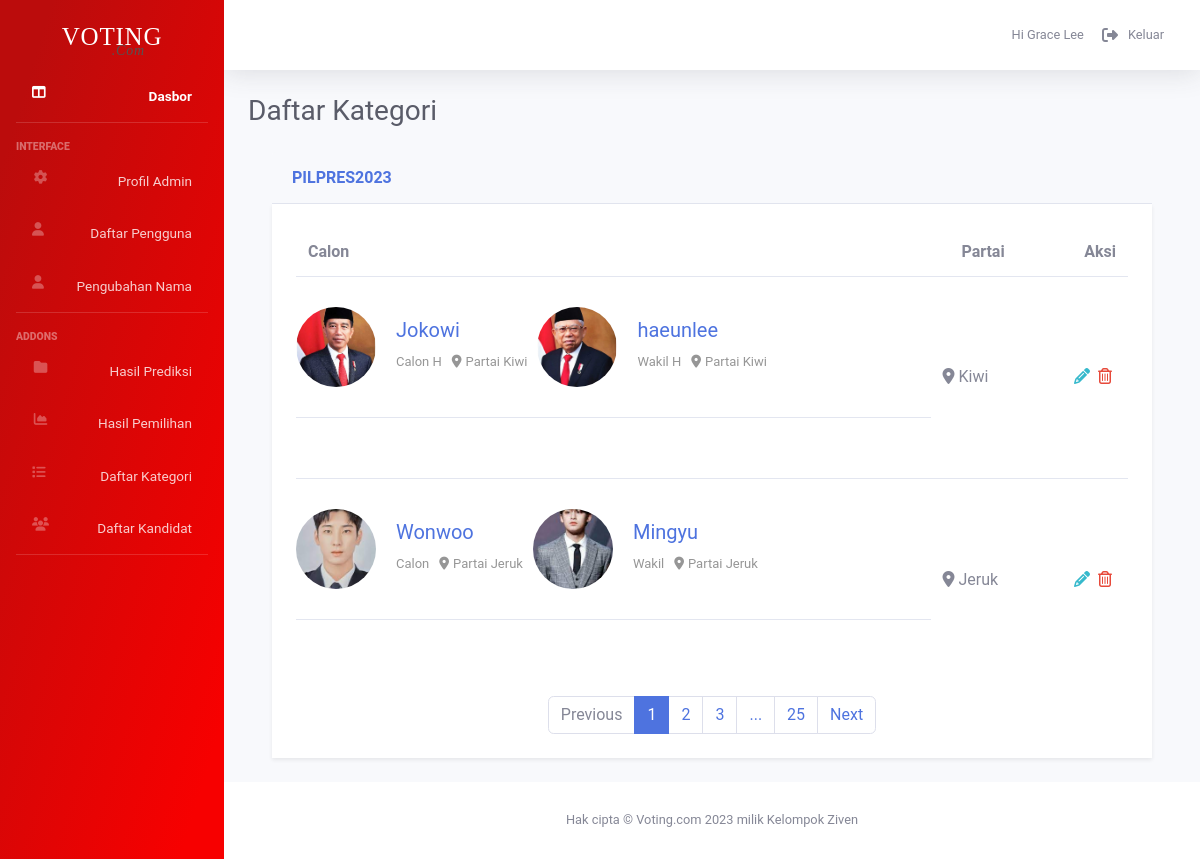
Page /admin/detail_category.php?detail_category=16 (signed in) on the committed database.
### tables this page shows
CREATE TABLE `category` (
  `category_id` int(11) NOT NULL,
  `nama` varchar(100) DEFAULT NULL,
  `details` varchar(100) DEFAULT NULL,
  `start_tggl` date DEFAULT NULL,
  `end_tggl` date DEFAULT NULL,
  `voting_name` varchar(100) DEFAULT NULL,
  `jml_calon` varchar(100) DEFAULT NULL,
  `status` varchar(100) DEFAULT NULL,
  `nama_jabatan` varchar(100) DEFAULT NULL
);

CREATE TABLE `candidate` (
  `id` int(11) NOT NULL,
  `foto_calon` varchar(100) NOT NULL,
  `nama_calon` varchar(100) NOT NULL,
  `nama_jabatan` varchar(100) DEFAULT NULL,
  `foto_wakil` varchar(100) DEFAULT NULL,
  `nama_wakil` varchar(100) NOT NULL,
  `voting_name` varchar(100) NOT NULL,
  `visi` varchar(1000) DEFAULT NULL,
  `misi` varchar(100) NOT NULL,
  `partai` varchar(100) NOT NULL
);

### admin/detail_category.php (the view, shortened to what this page needs)
<!DOCTYPE html>
<html lang="en">
<head>
    <link href="vendor/fontawesome-free/css/all.min.css" rel="stylesheet" type="text/css">
    <link rel="stylesheet" href="https://cdnjs.cloudflare.com/ajax/libs/font-awesome/6.1.1/css/all.min.css" type="text/css">
    <link href="../admin_component/css/adminboots.css" rel="stylesheet">
    <link href="../admin_component/css/detail.css" rel="stylesheet">
</head>
<?php include '../admin_component/php/connect.php';?>
<?php
$detail = $_GET['detail_category'];
$query="SELECT * FROM category WHERE category_id = ?";
$get_candidate = $connect->prepare($query);
$get_candidate -> execute([$detail]);
$row=$get_candidate->fetch(PDO::FETCH_ASSOC);
$nama_category = $row['nama'];
?>
<body id="page-top">
<?php include '../admin_component/php/script.php' ;?>
    <div id="wrapper">
    <?php include '../admin_component/php/sidenav.php' ;?>
<div id="content-wrapper" class="d-flex flex-column">
<div id="content">
<?php include '../admin_component/php/topbar.php' ;?>
    <div class="container-fluid">
        <div class="d-sm-flex align-items-center justify-content-between mb-4" style="display: grid;">
            <h1 class="h3 mb-0 text-gray-800">Daftar Kategori</h1>
        </div>
                    <div class="container mt-3 mb-4">
    <div class="row">
      <div class="col-md-12">
      <div class="card-header py-3">
                            <h6 class="m-0 font-weight-bold text-primary">
                            <?=$nama_category?></h6>
                        </div>
        <div class="user-dashboard-info-box table-responsive mb-0 bg-white p-4 shadow-sm">
          <table class="table manage-candidates-top mb-0">
            <thead>
              <tr>
                <th>Calon</th>
                <th class="text-center">Partai</th>
                <th class=" text-right">Aksi</th>
              </tr>
            </thead>
            <tbody>
            <?php
             $query ="SELECT * FROM candidate WHERE voting_name ='$nama_category'";
             $select_candidate =  $connect->prepare($query);
             $select_candidate -> execute();
             if($select_candidate->rowCount()>0){
                while ($fetch_candidate = $select_candidate ->fetch(PDO::FETCH_ASSOC)){
                    ?>
                    <tr class="candidates-list">
                <td class="title">
                  <div class="thumb">
                    <img class="img-fluid" src="../img/candidate/<?=$fetch_candidate['foto_calon']?>" alt="">
                  </div>
                  <div class="candidate-list-details">
                    <div class="candidate-list-info">
                      <div class="candidate-list-title">
                        <h5 class="mb-0"><a href="#"><?=$fetch_candidate['nama_calon']?></a></h5>
                      </div>
                      <div class="candidate-list-option">
                        <ul class="list-unstyled">
                          <li>Calon <?=$fetch_candidate['nama_jabatan']?></li>
                          <li><i class="fas fa-map-marker-alt pr-1"></i>Partai <?=$fetch_candidate['partai']?></li>
                        </ul>
                      </div>
                    </div>
                  </div>
                  <div class="thumb">
                    <img class="img-fluid" src="../img/candidate/<?=$fetch_candidate['foto_wakil']?>" alt="">
                  </div>
                  <div class="candidate-list-details">
                    <div class="candidate-list-info">
                      <div class="candidate-list-title">
                        <h5 class="mb-0"><a href="#"><?=$fetch_candidate['nama_wakil']?></a></h5>
                      </div>
                      <div class="candidate-list-option">
                        <ul class="list-unstyled">
                          <li>Wakil <?=$fetch_candidate['nama_jabatan']?></li>
                          <li><i class="fas fa-map-marker-alt pr-1"></i>Partai <?=$fetch_candidate['partai']?></li>
                        </ul>
                      </div>
                    </div>
                  </div>
                </td>
                <td class="title">
                </td>
                <td>
                <i class="fas fa-map-marker-alt pr-1"></i><?=$fetch_candidate['partai']?></li>
                </td>
                <td>
                  <ul class="list-unstyled mb-0 d-flex justify-content-end">
                    <li><a href="update_candidate.php?update_candidate=<?=$fetch_candidate['id']?>" class="text-info" data-toggle="tooltip" title="" data-original-title="Edit"><i class="fas fa-pencil-alt"></i></a></li>
                    <li><a href="detail_category.php?detail_category=<?=$detail?>&delete_detail=<?=$fetch_candidate['id']?>" class="text-danger" data-toggle="tooltip" title="" data-original-title="Delete"><i class="far fa-trash-alt"></i></a></li>
                  </ul>
                </td>
              </tr>
                    <?php
                }} else {
                    ?>
                    <p>Sedang Tidak Aktif</p>
                    <?php
                }?>
            </tbody>
          </table>
          <div class="text-center mt-3 mt-sm-3">
            <ul class="pagination justify-content-center mb-0">
              <li class="page-item disabled"> <span class="page-link">Previous</span> </li>
              <li class="page-item active" aria-current="page"><span class="page-link">1 </span> <span class="sr-only">(current)</span></li>
              <li class="page-item"><a class="page-link" href="#">2</a></li>
              <li class="page-item"><a class="page-link" href="#">3</a></li>
              <li class="page-item"><a class="page-link" href="#">...</a></li>
              <li class="page-item"><a class="page-link" href="#">25</a></li>
              <li class="page-item"> <a class="page-link" href="#">Next</a> </li>
            </ul>
          </div>
        </div>
      </div>
    </div>
  </div>
    </div>
</div>
<?php include '../admin_component/php/footer.php';?>
</div>
</div>
</body>
</html>

### admin_component/css/detail.css (style rules this page uses)
.user-dashboard-info-box .candidates-list .thumb { margin-right: 20px; }
.user-dashboard-info-box .candidates-list .thumb img { width: 80px; height: 80px; -o-object-fit: cover; object-fit: cover; overflow: hidden; border-radius: 50%; }
.user-dashboard-info-box .title { display: -webkit-box; display: -ms-flexbox; display: flex; -webkit-box-align: center; -ms-flex-align: center; align-items: center; padding: 30px 0; }
.user-dashboard-info-box .candidates-list td { vertical-align: middle; }
.user-dashboard-info-box td li { margin: 0 4px; }
.user-dashboard-info-box .table thead th { border-bottom: none; }
.table.manage-candidates-top th { border: 0; }
.table.manage-candidates-top { min-width: 650px; }
.user-dashboard-info-box .candidate-list-details ul { color: #969696; }
.candidate-list-title { margin-bottom: 5px; }
.candidate-list-details ul { display: -webkit-box; display: -ms-flexbox; display: flex; -ms-flex-wrap: wrap; flex-wrap: wrap; margin-bottom: 0px; }
.candidate-list-details ul li { margin: 5px 10px 5px 0px; font-size: 13px; }
.bg-white { background-color: #ffffff !important; }
.p-4 { padding: 1.5rem!important; }
.mb-0, .my-0 { margin-bottom: 0!important; }
.shadow-sm { box-shadow: 0 .125rem .25rem rgba(0,0,0,.075)!important; }

### admin_component/php/sidenav.php (style rules this page uses)
*, *::after { margin: 0; padding: 0; box-sizing: border-box; font-family: 'Roboto'; }

### rows in the picture
category: nama "PILPRES2023"
candidate: foto_calon (picture), nama_calon "Jokowi", nama_jabatan "H", partai "Kiwi", foto_wakil (picture), nama_wakil "haeunlee"
candidate: foto_calon (picture), nama_calon "Wonwoo", partai "Jeruk", foto_wakil (picture), nama_wakil "Mingyu"

### other values in the picture
$_SESSION['nama_admin'] "Grace Lee"
